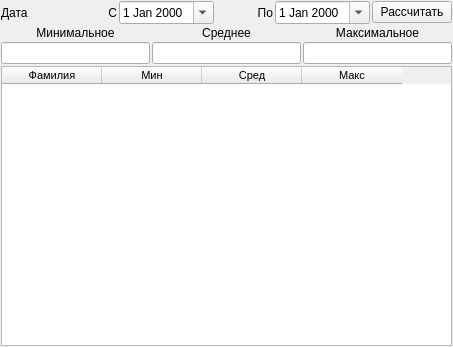
<?xml version="1.0" encoding="UTF-8"?>
<ui version="4.0">
 <class>MainWindow</class>
 <widget class="QMainWindow" name="MainWindow">
  <property name="geometry">
   <rect>
    <x>0</x>
    <y>0</y>
    <width>453</width>
    <height>347</height>
   </rect>
  </property>
  <property name="windowTitle">
   <string>MainWindow</string>
  </property>
  <widget class="QWidget" name="centralwidget">
   <layout class="QGridLayout" name="gridLayout_2">
    <property name="leftMargin">
     <number>1</number>
    </property>
    <property name="topMargin">
     <number>1</number>
    </property>
    <property name="rightMargin">
     <number>1</number>
    </property>
    <property name="bottomMargin">
     <number>1</number>
    </property>
    <property name="spacing">
     <number>2</number>
    </property>
    <item row="0" column="0">
     <layout class="QHBoxLayout" name="horizontalLayout">
      <item>
       <widget class="QLabel" name="label">
        <property name="text">
         <string>Дата</string>
        </property>
       </widget>
      </item>
      <item>
       <widget class="QLabel" name="label_6">
        <property name="text">
         <string>С</string>
        </property>
        <property name="alignment">
         <set>Qt::AlignRight|Qt::AlignTrailing|Qt::AlignVCenter</set>
        </property>
       </widget>
      </item>
      <item>
       <widget class="QDateEdit" name="de_date_from">
        <property name="calendarPopup">
         <bool>true</bool>
        </property>
       </widget>
      </item>
      <item>
       <widget class="QLabel" name="label_2">
        <property name="text">
         <string>По</string>
        </property>
        <property name="alignment">
         <set>Qt::AlignRight|Qt::AlignTrailing|Qt::AlignVCenter</set>
        </property>
       </widget>
      </item>
      <item>
       <widget class="QDateEdit" name="de_date_to">
        <property name="calendarPopup">
         <bool>true</bool>
        </property>
       </widget>
      </item>
      <item>
       <widget class="QPushButton" name="pushButton">
        <property name="text">
         <string>Рассчитать</string>
        </property>
       </widget>
      </item>
     </layout>
    </item>
    <item row="1" column="0">
     <layout class="QGridLayout" name="gridLayout">
      <item row="0" column="0">
       <widget class="QLabel" name="label_3">
        <property name="text">
         <string>Минимальное</string>
        </property>
        <property name="alignment">
         <set>Qt::AlignCenter</set>
        </property>
       </widget>
      </item>
      <item row="0" column="2">
       <widget class="QLabel" name="label_5">
        <property name="text">
         <string>Максимальное</string>
        </property>
        <property name="alignment">
         <set>Qt::AlignCenter</set>
        </property>
       </widget>
      </item>
      <item row="0" column="1">
       <widget class="QLabel" name="label_4">
        <property name="text">
         <string>Среднее</string>
        </property>
        <property name="alignment">
         <set>Qt::AlignCenter</set>
        </property>
       </widget>
      </item>
      <item row="1" column="0">
       <widget class="QLineEdit" name="le_min">
        <property name="alignment">
         <set>Qt::AlignCenter</set>
        </property>
        <property name="readOnly">
         <bool>true</bool>
        </property>
       </widget>
      </item>
      <item row="1" column="1">
       <widget class="QLineEdit" name="le_awg">
        <property name="alignment">
         <set>Qt::AlignCenter</set>
        </property>
        <property name="readOnly">
         <bool>true</bool>
        </property>
       </widget>
      </item>
      <item row="1" column="2">
       <widget class="QLineEdit" name="le_max">
        <property name="alignment">
         <set>Qt::AlignCenter</set>
        </property>
        <property name="readOnly">
         <bool>true</bool>
        </property>
       </widget>
      </item>
     </layout>
    </item>
    <item row="2" column="0">
     <widget class="QTableWidget" name="tw_work">
      <property name="font">
       <font>
        <family>Tahoma</family>
        <pointsize>8</pointsize>
       </font>
      </property>
      <property name="editTriggers">
       <set>QAbstractItemView::NoEditTriggers</set>
      </property>
      <property name="alternatingRowColors">
       <bool>true</bool>
      </property>
      <property name="selectionBehavior">
       <enum>QAbstractItemView::SelectRows</enum>
      </property>
      <attribute name="verticalHeaderVisible">
       <bool>false</bool>
      </attribute>
      <attribute name="verticalHeaderDefaultSectionSize">
       <number>20</number>
      </attribute>
      <attribute name="verticalHeaderMinimumSectionSize">
       <number>18</number>
      </attribute>
      <column>
       <property name="text">
        <string>Фамилия</string>
       </property>
      </column>
      <column>
       <property name="text">
        <string>Мин</string>
       </property>
      </column>
      <column>
       <property name="text">
        <string>Сред</string>
       </property>
      </column>
      <column>
       <property name="text">
        <string>Макс</string>
       </property>
      </column>
     </widget>
    </item>
   </layout>
  </widget>
 </widget>
 <resources/>
 <connections>
  <connection>
   <sender>pushButton</sender>
   <signal>clicked()</signal>
   <receiver>MainWindow</receiver>
   <slot>ui_calc()</slot>
   <hints>
    <hint type="sourcelabel">
     <x>427</x>
     <y>8</y>
    </hint>
    <hint type="destinationlabel">
     <x>523</x>
     <y>8</y>
    </hint>
   </hints>
  </connection>
  <connection>
   <sender>tw_work</sender>
   <signal>cellDoubleClicked(int,int)</signal>
   <receiver>MainWindow</receiver>
   <slot>ui_double_click()</slot>
   <hints>
    <hint type="sourcelabel">
     <x>386</x>
     <y>188</y>
    </hint>
    <hint type="destinationlabel">
     <x>587</x>
     <y>187</y>
    </hint>
   </hints>
  </connection>
 </connections>
 <slots>
  <slot>ui_calc()</slot>
  <slot>ui_double_click()</slot>
 </slots>
</ui>
